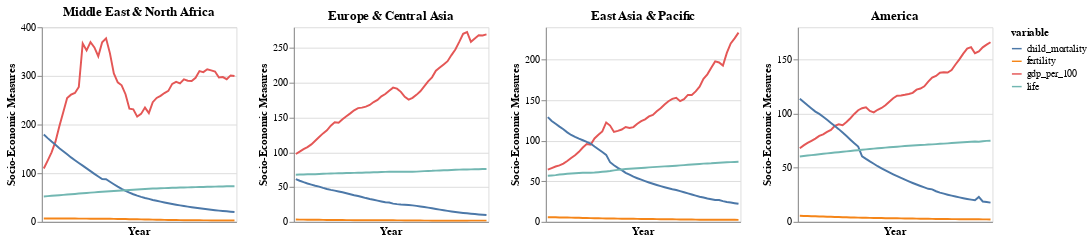

The notebook cell this image was saved under:
### Code cell
from altair.expr import datum

print('\033[1m' + 'HIGH GDP COUNTRIES' + '\033[0m')

#'Sub-Saharan Africa',
chart = alt.hconcat()
for region in high_region:
    base = alt.Chart(region_df,title=region).mark_line().encode(
    alt.X('Year:O',title='Year',axis=alt.Axis(values=list(range(1,50,10)))),
    alt.Y('value:Q',title='Socio-Economic Measures'),
    alt.Color('variable:N')
).interactive().properties(
    width=200,
    height=200
)
    chart |= base.transform_filter(datum.region == region)
chart

### Figure 1 — Vega-Lite specification as saved in the notebook (floating-point values rounded to 4 significant figures; data arrays with more than 128 entries replaced by an {"elided": "..."} marker saying what was removed)
{"config": {"view": {"continuousWidth": 400, "continuousHeight": 300}}, "hconcat": [{"mark": "line", "encoding": {"color": {"field": "variable", "type": "nominal"}, "x": {"axis": {"values": [1, 11, 21, 31, 41]}, "field": "Year", "title": "Year", "type": "ordinal"}, "y": {"field": "value", "title": "Socio-Economic Measures", "type": "quantitative"}}, "height": 200, "selection": {"selector005": {"type": "interval", "bind": "scales", "encodings": ["x", "y"]}}, "title": "Middle East & North Africa", "transform": [{"filter": "(datum.region === 'Middle East & North Africa')"}], "width": 200}, {"mark": "line", "encoding": {"color": {"field": "variable", "type": "nominal"}, "x": {"axis": {"values": [1, 11, 21, 31, 41]}, "field": "Year", "title": "Year", "type": "ordinal"}, "y": {"field": "value", "title": "Socio-Economic Measures", "type": "quantitative"}}, "height": 200, "selection": {"selector006": {"type": "interval", "bind": "scales", "encodings": ["x", "y"]}}, "title": "Europe & Central Asia", "transform": [{"filter": "(datum.region === 'Europe & Central Asia')"}], "width": 200}, {"mark": "line", "encoding": {"color": {"field": "variable", "type": "nominal"}, "x": {"axis": {"values": [1, 11, 21, 31, 41]}, "field": "Year", "title": "Year", "type": "ordinal"}, "y": {"field": "value", "title": "Socio-Economic Measures", "type": "quantitative"}}, "height": 200, "selection": {"selector007": {"type": "interval", "bind": "scales", "encodings": ["x", "y"]}}, "title": "East Asia & Pacific", "transform": [{"filter": "(datum.region === 'East Asia & Pacific')"}], "width": 200}, {"mark": "line", "encoding": {"color": {"field": "variable", "type": "nominal"}, "x": {"axis": {"values": [1, 11, 21, 31, 41]}, "field": "Year", "title": "Year", "type": "ordinal"}, "y": {"field": "value", "title": "Socio-Economic Measures", "type": "quantitative"}}, "height": 200, "selection": {"selector008": {"type": "interval", "bind": "scales", "encodings": ["x", "y"]}}, "title": "America", "transform": [{"filter": "(datum.region === 'America')"}], "width": 200}], "data": {"name": "data-297797fc2a6a4a639255b5bd4fa45d24"}, "$schema": "https://vega.github.io/schema/vega-lite/v4.17.0.json", "datasets": {"data-297797fc2a6a4a639255b5bd4fa45d24": {"elided": "1200 records"}}}
